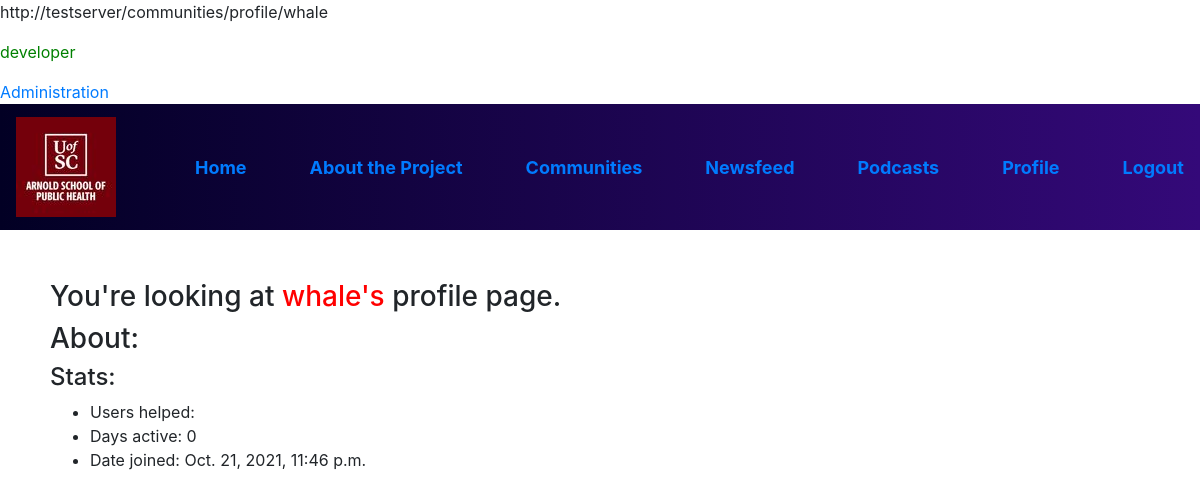
The page /communities/profile/whale (signed in) on the database as committed earlier.
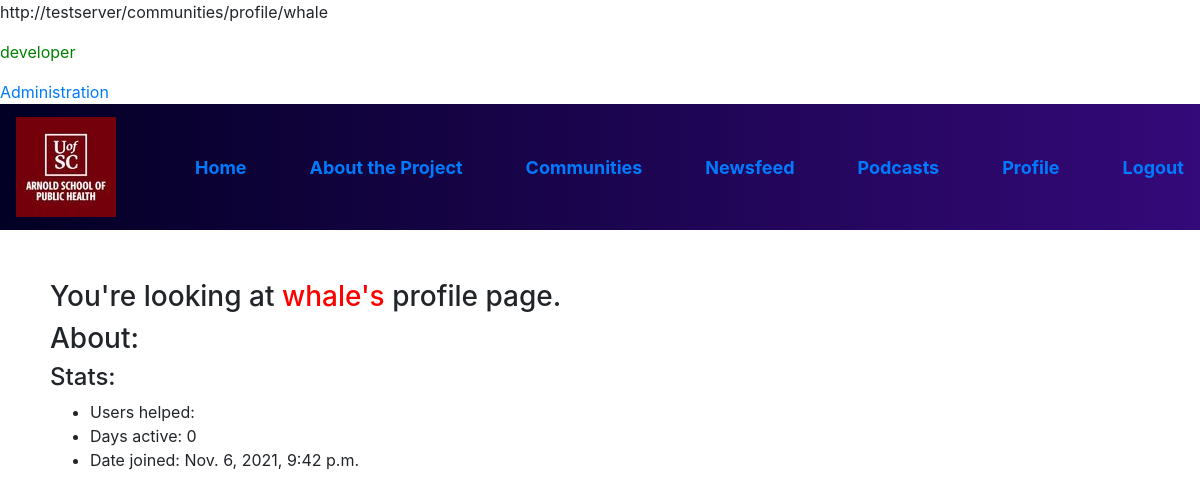
The same page on the database as committed later.
### users/models.py (models this page shows, shortened)
class CustomUser(AbstractBaseUser,PermissionsMixin):
	email = models.EmailField(gettext_lazy('email address'),unique = True)
	username = models.CharField(max_length=150,unique = True)
	is_staff = models.BooleanField(default = False)
	is_active = models.BooleanField(default= True)
	is_developer = models.BooleanField(default = False)
	is_pod_plus_member= models.BooleanField(default = True)
	int_points = models.IntegerField(default = 0)
	int_users_helped = models.IntegerField(default = 0)
	int_days_active = models.IntegerField(default = 0)
	text_about = models.TextField(gettext_lazy(
		'about'),max_length=500,blank = True)
	date_joined = models.DateTimeField(default=timezone.now)
	objects = CustomUserManager()
	USERNAME_FIELD = "username"
	REQUIRED_FIELDS = ["email"]

### communities/views.py (the view)
# urls.py: path('profile/<str:username>',communities_views.viewProfile,name="profile"),
@login_required
def viewProfile(request, username):
	modelUser = get_object_or_404(CustomUser, username = username)
	context = {
		"strUsername":modelUser.username,
		"intUsersHelped":modelUser.int_users_helped,
		"intDaysActive":modelUser.int_days_active,
		"strDateJoined":modelUser.date_joined,
		"strAbout":modelUser.text_about,
	}
	return render(request, "communities/profile.html",context)

### communities/templates/communities/profile.html (shortened to what this page needs)
{% extends "core/base.html" %}
{% block content %}
<h3>You're looking at <span style="color: red">{{strUsername}}'s</span> profile page.</h3>
<h3>About:</h3>
<h4>Stats:</h4>
<ul>
	<li>
		Users helped: {{strUsersHelped}}
	</li>
	<li>
		Days active: {{intDaysActive}}
	</li>
	<li>
		Date joined: {{strDateJoined}}
	</li>
</ul>
{% endblock %}

Rows that differ between the two databases and show on the page:
changed CustomUser "whale": date_joined "Oct. 21, 2021, 11:46 p.m." → "Nov. 6, 2021, 9:42 p.m."
